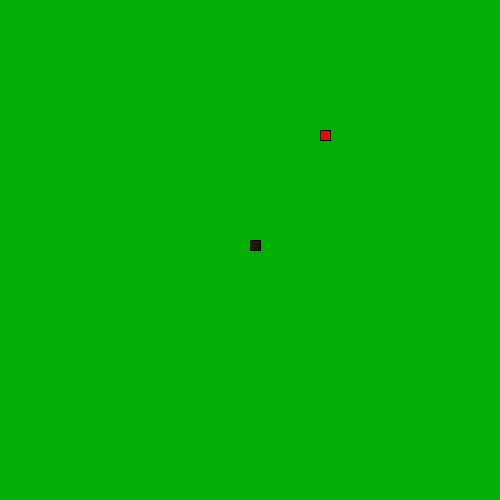
Frame 1 (no input)
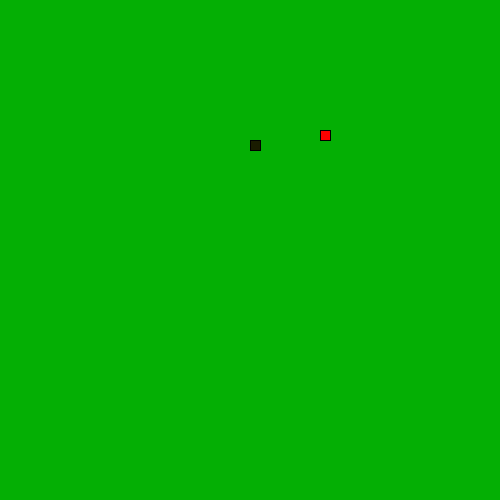
Frame 60 (the mouse pressed at the canvas centre just before this capture)
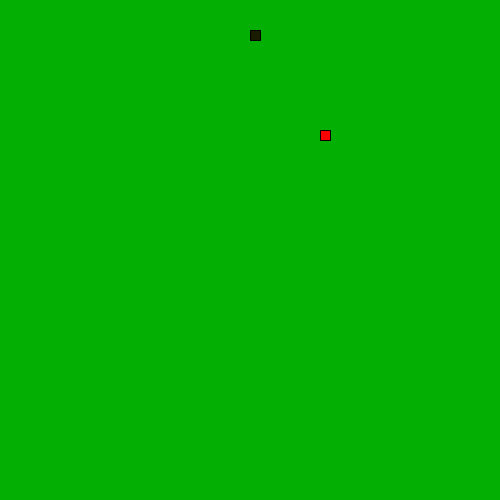
Frame 120 (the mouse held since frame 60 and released just before this capture)

The Processing sketch that drew these frames (run headless with seeded random() and noise(); from frame 60 on, the mouse is pressed at the canvas centre):

// Processing sketch: LeagueSnake
// ── LeagueSnake.pde
//*
// ***** SEGMENT CLASS *****
// This class will be used to represent each part of the moving snake.
//*

class Segment {

//Add x and y member variables. They will hold the corner location of each segment of the snake.
int x = 50;
int y = 50;

public Segment(int x, int y){

 this.x=x;
this.y=y;
}
// Add a constructor with parameters to initialize each variable.


}


//*
// ***** GAME VARIABLES *****
// All the game variables that will be shared by the game methods are here
//*
Segment head;
int foodX = 0;
int foodY=0;

int score = 0;
int direction = UP;

ArrayList<Segment> tail = new ArrayList<Segment>();

//*
// ***** SETUP METHODS *****
// These methods are called at the start of the game.
//*

void setup() {
size(500, 500);

 head = new Segment(250, 250);
  
  frameRate(20);
  
  dropFood();




}

void dropFood() {
  //Set the food in a new random location
    foodX= ((int)random(48)*10+10);
    foodY= ((int)random(48)*10+10);
}



//*
// ***** DRAW METHODS *****
// These methods are used to draw the snake and its food 
//*

void draw() {
  background(#04AF04);
  
  drawFood();
  move();
  drawSnake();
  eat();
  
 
}

void drawFood() {
  //Draw the food
  fill(#FC0000);
  rect(foodX, foodY, 10, 10);



}

void drawSnake() {
  //Draw the head of the snake followed by its tail
 fill(#1A1C00);
  rect(head.x, head.y, 10, 10);
manageTail();

}


//*
// ***** TAIL MANAGEMENT METHODS *****
// These methods make sure the tail is the correct length.
//*

void drawTail() {
  //Draw each segment of the tail 
  fill(#1A1C00);
  
  for(int i = 0; i< tail.size(); i++){
  
    rect(tail.get(i).x,tail.get(i).y, 10, 10);
  
  }
  }

void manageTail() {
  //After drawing the tail, add a new segment at the "start" of the tail and remove the one at the "end" 
  //This produces the illusion of the snake tail moving.
  checkTailCollision();
  drawTail();
 tail.add(new Segment(head.x, head.y));
tail.remove(0);
}

void checkTailCollision() {
  //If the snake crosses its own tail, shrink the tail back to one segment
  for(int i = 0; i< tail.size(); i++){
    if(head.x == tail.get(i).x&& head.y == tail.get(i).y){
    score = 1;
    
    tail=new ArrayList<Segment>();
    tail.add(new Segment(head.x, head.y));
    }
  
  
  
    
  }


}

//*
// ***** CONTROL METHODS *****
// These methods are used to change what is happening to the snake
//*

void keyPressed() {
  //Set the direction of the snake according to the arrow keys pressed
 
 
  if (key == CODED) { 
    if (keyCode == UP && direction != DOWN) {
      direction = UP;
    } else if (keyCode == DOWN && direction!=UP) {
      direction = DOWN;
    } 
   else if (keyCode == RIGHT && direction!=LEFT ) {
    direction = RIGHT;
  } else if (keyCode == LEFT && direction!= RIGHT){
     direction = LEFT;
   }
  }
println(direction);
}




void move() {
  //Change the location of the Snake head based on the direction it is moving.
  
    
  switch(direction) {
  case UP:
    head.y=head.y-10; 
    break;
  case DOWN:
    head.y=head.y+10;
    break;
  case LEFT:
   head.x = head.x-10; 
    break;
  case RIGHT:
    head.x=head.x+10;
    break;
 
}
  checkBoundaries();
}

void checkBoundaries() {
 //If the snake leaves the frame, make it reappear on the other side
 if(head.x>=500){
 head.x=10;
 }
if(head.y>=500){
  head.y=10;
}
if (head.x <=0) {
  head.x = 490;
}
if (head.y <= 0) {
  head.y=490;
}

}






void eat() {
  //When the snake eats the food, its tail should grow and more food appear

if (head.x == foodX && head.y == foodY){
    score = score +1;
    dropFood();
    tail.add(new Segment(head.x, head.y));
}
}
